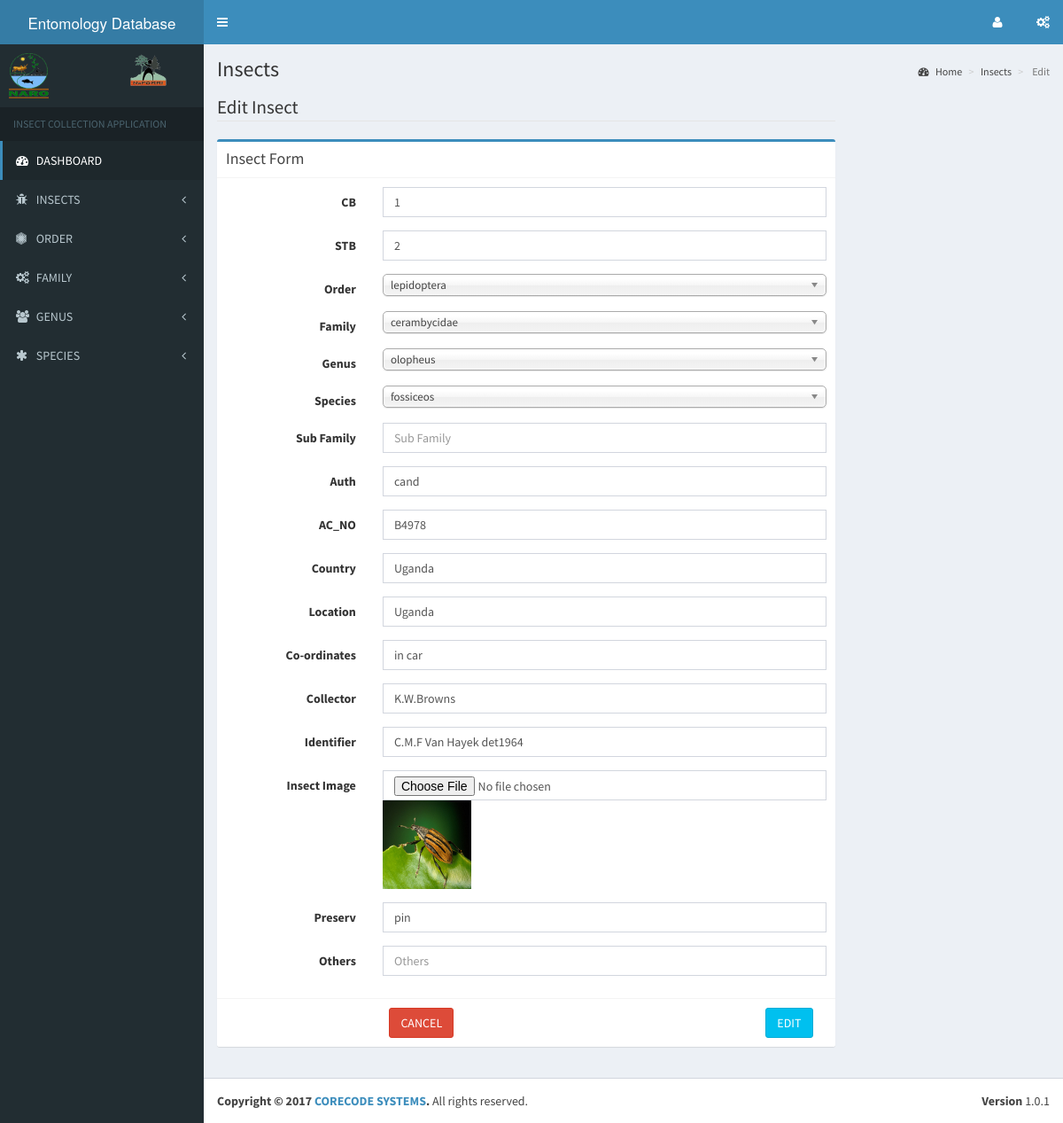
The page /admin/edit_insect.php?id=2 on the database as committed earlier.
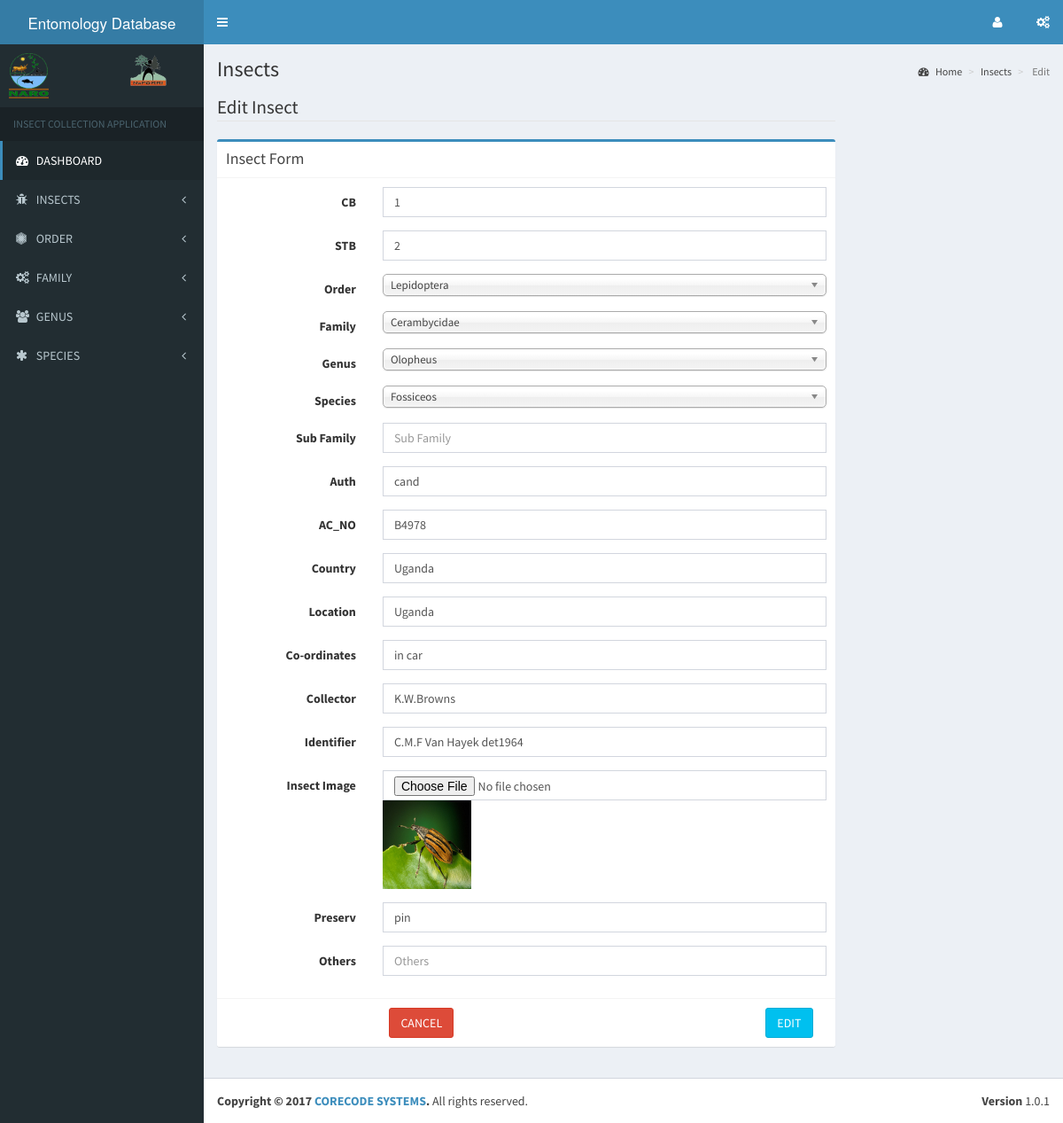
The same page on the database as committed later.
### tables this page shows
CREATE TABLE `order` (
  `order_Id` int(11) NOT NULL,
  `order_name` varchar(50) NOT NULL
);

CREATE TABLE `family` (
  `family_Id` int(11) NOT NULL,
  `family_name` varchar(50) NOT NULL
);

CREATE TABLE `genus` (
  `genus_id` int(11) NOT NULL,
  `genus_name` varchar(50) NOT NULL
);

CREATE TABLE `species` (
  `species_Id` int(11) NOT NULL,
  `species_name` varchar(50) NOT NULL
);

### libs/database.php (called while the page is built, shortened)
<?php
    class database {
        public $host    = DB_HOST;
        public $user    = DB_USER;
        public $pass    = DB_PASS;
        public $db_name = DB_NAME;
        public $conn;
        public function connect() {
            $this->conn = new mysqli($this->host, $this->user, $this->pass, $this->db_name);
        }
        public function select($query) {
            $result = $this->conn->query($query);
            if($result->num_rows > 0) {
                return $result;
            }else {
                return false;
            }
        }
    }
?>

### admin/edit_insect.php (the view, shortened to what the changed rows need)
<?php
    require_once '../libs/database.php';
    $db = new database();
    if(isset($_GET['id'])) {
        $id = $_GET['id'];
    }
    $sql_select_order = "SELECT * FROM `Order`";
    $order_list = $db->select($sql_select_order);
    $sql_select_family = "SELECT * FROM Family";
    $family_list = $db->select($sql_select_family);
    $sql_select_genus = "SELECT * FROM Genus";
    $genus_list = $db->select($sql_select_genus);
    $sql_select_species = "SELECT * FROM Species";
    $species_list = $db->select($sql_select_species);
    $sql_select_insect = "SELECT * FROM Insects WHERE insect_Id = {$id}";
    $insect = $db->select($sql_select_insect);
    $insect_record = $insect->fetch_array();
?>
<?php include 'includes/header.php'; ?>
  <div class="content-wrapper">
    <section class="content-header">
      <h1>
        Insects
      </h1>
    </section>
    <section class="content">
        <div class="row">
            <div class="col-md-9">
                <fieldset>
                    <div class="box box-primary">
                        <div class="box-body">
                            <form class="form-horizontal" action="edit_insect.php?id=<?php echo $id ?>" method="post" role="form" id="insect_form" enctype="multipart/form-data">
                                <div class="form-group">
                                    <label class="col-sm-3 control-label" for="insect_order">Order</label>
                                    <div class="col-sm-9">
                                        <select class="form-control" id="insect_order" name="insect_order">
                                            <?php while($order = $order_list->fetch_array()): ?>
                                                    <?php
                                                        if($order['order_Id'] == $insect_record['order_Id']) {
                                                            echo "<option value=" .'"'. $order['order_Id'] .'"' ." selected='selected'>";
                                                                echo $order['order_name'];
                                                            echo "</option>";
                                                            break;
                                                        }
                                                    ?>
                                            <?php endwhile; ?>
                                        </select>
                                    </div>
                                </div>
                                <div class="form-group">
                                    <label class="col-sm-3 control-label" for="insect_family">Family</label>
                                    <div class="col-sm-9">
                                        <select class="form-control" id="insect_family" name="insect_family">
                                            <?php while($family = $family_list->fetch_array()): ?>
                                                    <?php
                                                        if($family['family_Id'] == $insect_record['family_Id']) {
                                                            echo "<option value=" .'"'. $family['family_Id'] .'"' ." selected='selected'>";
                                                                echo $family['family_name'];
                                                            echo "</option>";
                                                            break;
                                                        }
                                                    ?>
                                            <?php endwhile; ?>
                                        </select>
                                    </div>
                                </div>
                                <div class="form-group">
                                    <label class="col-sm-3 control-label" for="insect_genus">Genus</label>
                                    <div class="col-sm-9">
                                        <select class="form-control" id="insect_genus" name="insect_genus">
                                            <?php while($genus = $genus_list->fetch_array()): ?>
                                                    <?php
                                                        if($genus['genus_id'] == $insect_record['genus_Id']) {
                                                            echo "<option value=" .'"'. $genus['genus_id'] .'"' ." selected='selected'>";
                                                                echo $genus['genus_name'];
                                                            echo "</option>";
                                                            break;
                                                        }
                                                    ?>
                                            <?php endwhile; ?>
                                        </select>
                                    </div>
                                </div>
                                <div class="form-group">
                                    <label class="col-sm-3 control-label" for="insect_species">Species</label>
                                    <div class="col-sm-9">
                                        <select class="form-control" id="insect_species" name="insect_species">
                                            <?php while($species = $species_list->fetch_array()): ?>
                                                    <?php
                                                        if($species['species_Id'] == $insect_record['species_Id']) {
                                                            echo "<option value=" .'"'. $species['species_Id'] .'"' ." selected='selected'>";
                                                                echo $species['species_name'];
                                                            echo "</option>";
                                                            break;
                                                        }
                                                    ?>
                                            <?php endwhile; ?>
                                        </select>
                                    </div>
                                </div>
                            </form>
                        </div>
                    </div>
                </fieldset>
            </div>
        </div>
    </section>
  </div>
<?php include 'includes/footer.php'; ?>

Rows that differ between the two databases and show on the page:
changed order: order_name "lepidoptera" → "Lepidoptera"
changed family: family_name "cerambycidae" → "Cerambycidae"
changed genus: genus_name "olopheus" → "Olopheus"
changed species: species_name "fossiceos" → "Fossiceos"
